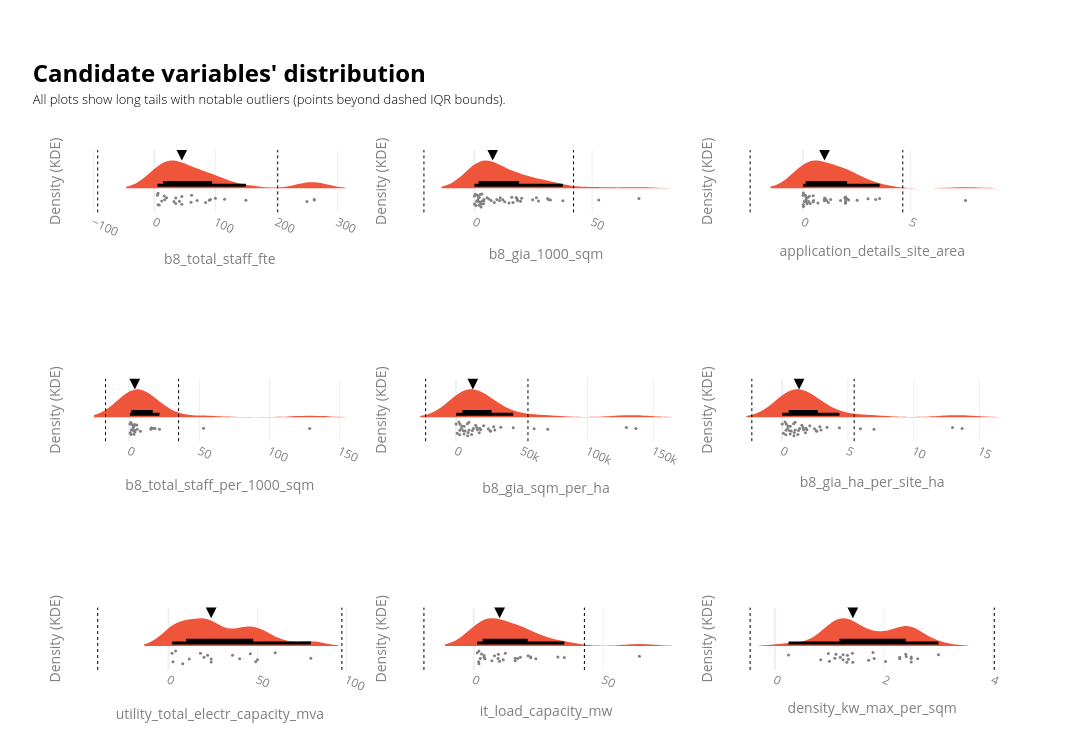

This figure's notebook cell:
### Markdown cell above
## Baseline modelling

### Code cell
cols_to_show = ['id', 'lpa_name', 'current_occupier'] + value_cols

df0 = data_ldn_exstg.copy()

n = len(value_cols)
ncols = 3
nrows = math.ceil(n / ncols)
base_color = px.colors.qualitative.Plotly[1]
fig = make_subplots(rows=nrows, cols=ncols, horizontal_spacing=0.05,vertical_spacing=0.32)
# _________________________________________________________________
# Violin plots
# _________________________________________________________________
for idx, value_col in enumerate(value_cols):
    r = idx // ncols + 1
    c = idx % ncols + 1
    df = df0.dropna(subset=[value_col]).copy()
    if df.empty:
        continue

    subset_customdata = df[cols_to_show].to_numpy()
    hovertemplate = "<br>".join([f"{col}: %{{customdata[{i}]}}" for i, col in enumerate(cols_to_show)])
    median_value = df[value_col].median()

    # # IQR bounds. Using the IQR, the outlier data points are the ones falling below Q1–1.5 IQR or above Q3 + 1.5 IQR: https://careerfoundry.com/en/blog/data-analytics/how-to-find-outliers/
    q1x, q3x = df[value_col].quantile([0.25, 0.75])
    iqrx = q3x - q1x
    low_x, high_x = q1x - 1.5 * iqrx, q3x + 1.5 * iqrx
    iqr_bounds = [low_x, high_x]

    # Auto bandwidth based on numeric range
    vmin, vmax = df[value_col].min(), df[value_col].max()
    rng = vmax - vmin
    if pd.isna(rng) or rng == 0:
        bw_bottom, bw_top = 1, 3
    else:
        bw_bottom = max(rng * 0.03, rng * 0.005)
        bw_top = max(rng * 0.10, rng * 0.02)

    fig.add_trace(go.Violin(
        x=df[value_col],orientation='h', side='positive', width=2, bandwidth=bw_top,line=dict(width=0),
        points="all",jitter=0.3, pointpos=-0.4, marker=dict(color='grey', size=3, opacity=1),
        box_visible=True, box_fillcolor='black', box_line=dict(color='black', width=3), box_width=0.2,
        fillcolor=base_color, showlegend=False, customdata=subset_customdata, hovertemplate=hovertemplate,
    ), row=r, col=c)
# _________________________________________________________________
# Helper elements
# _________________________________________________________________
    # IQR bounds
    for i, b in enumerate(iqr_bounds):
        fig.add_vline(x=b, line_width=1, line_dash="dot", line_color="black", row=r, col=c, showlegend=False)
        # invisible point just for hover
        fig.add_trace(go.Scatter(x=[b], y=[0],mode="markers", marker=dict(opacity=0),hovertemplate=f"IQR bound: {b:,.2f}<extra></extra>",showlegend=False,), row=r, col=c)

    # Median arrow
    fig.add_trace(go.Scatter(x=[median_value], mode='markers', marker=dict(symbol='arrow-down', color='black', size=12), showlegend=False,  hovertemplate="<br>".join([f"Median: {median_value}"])), row=r, col=c)
    
    # Style subplot axes
    fig.update_yaxes(showticklabels=False, title="Density (KDE)", ticks="", showgrid=False, zeroline=False, row=r, col=c)
    fig.update_xaxes(title_text=value_col, row=r, col=c)
    fig.update_xaxes(tickangle=25, tickfont=dict(color=labels_colour), title_font=dict(color=labels_colour))
    fig.update_yaxes(tickfont=dict(color=labels_colour), title_font=dict(color=labels_colour))

fig.update_layout(violinmode='overlay', width=1400, height=250 * nrows, template='plotly_white',
    title=dict(
        text=(
            f"<br><span style='font-size:24px; font-weight:bold; color:{notes_colour}; display:block; margin-bottom:2px;'>"
            "Candidate variables' distribution"
            "</span><br>"
            f"<span style='font-size:13px; font-weight:300; color:{notes_colour}; display:block; margin-bottom:0px;'>"
            "All plots show long tails with notable outliers (points beyond dashed IQR bounds)."
            "</span><br>"
        ),
        x=0.03, xanchor="left", y=0.92, yanchor="top",
    ),
    margin=dict(t=150),
)
fig.show()

### Figure 1 — Plotly figure (JSON) as saved in the notebook; plotly's stock layout.template omitted (floating-point values rounded to 4 significant figures; data arrays with more than 128 entries replaced by an {"elided": "..."} marker saying what was removed)
{"data": [{"bandwidth": 25.7, "box": {"fillcolor": "black", "line": {"color": "black", "width": 3}, "visible": true, "width": 0.2}, "customdata": {"elided": "26x12 mixed values"}, "fillcolor": "#EF553B", "hovertemplate": "id: %{customdata[0]}<br>lpa_name: %{customdata[1]}<br>current_occupier: %{customdata[2]}<br>b8_total_staff_fte: %{customdata[3]}<br>b8_gia_1000_sqm: %{customdata[4]}<br>application_details_site_area: %{customdata[5]}<br>b8_total_staff_per_1000_sqm: %{customdata[6]}<br>b8_gia_sqm_per_ha: %{customdata[7]}<br>b8_gia_ha_per_site_ha: %{customdata[8]}<br>utility_total_electr_capacity_mva: %{customdata[9]}<br>it_load_capacity_mw: %{customdata[10]}<br>density_kw_max_per_sqm: %{customdata[11]}", "jitter": 0.3, "line": {"width": 0}, "marker": {"color": "grey", "opacity": 1, "size": 3}, "orientation": "h", "pointpos": -0.4, "points": "all", "showlegend": false, "side": "positive", "type": "violin", "width": 2, "x": [262.0, 92.0, 35.0, 16.0, 100.0, 84.0, 90.0, 6.0, 60.0, 70.0, 45.0, 115.0, 262.0, 45.0, 250.0, 8.0, 12.0, 41.0, 61.0, 6.0, 17.0, 5.0, 35.0, 20.0, 32.0, 150.0], "xaxis": "x", "yaxis": "y"}, {"hovertemplate": "IQR bound: -92.88<extra></extra>", "marker": {"opacity": 0}, "mode": "markers", "showlegend": false, "type": "scatter", "x": [-92.88], "xaxis": "x", "y": [0], "yaxis": "y"}, {"hovertemplate": "IQR bound: 202.12<extra></extra>", "marker": {"opacity": 0}, "mode": "markers", "showlegend": false, "type": "scatter", "x": [202.1], "xaxis": "x", "y": [0], "yaxis": "y"}, {"hovertemplate": "Median: 45.0", "marker": {"color": "black", "size": 12, "symbol": "arrow-down"}, "mode": "markers", "showlegend": false, "type": "scatter", "x": [45], "xaxis": "x", "yaxis": "y"}, {"bandwidth": 6.98, "box": {"fillcolor": "black", "line": {"color": "black", "width": 3}, "visible": true, "width": 0.2}, "customdata": {"elided": "46x12 mixed values"}, "fillcolor": "#EF553B", "hovertemplate": "id: %{customdata[0]}<br>lpa_name: %{customdata[1]}<br>current_occupier: %{customdata[2]}<br>b8_total_staff_fte: %{customdata[3]}<br>b8_gia_1000_sqm: %{customdata[4]}<br>application_details_site_area: %{customdata[5]}<br>b8_total_staff_per_1000_sqm: %{customdata[6]}<br>b8_gia_sqm_per_ha: %{customdata[7]}<br>b8_gia_ha_per_site_ha: %{customdata[8]}<br>utility_total_electr_capacity_mva: %{customdata[9]}<br>it_load_capacity_mw: %{customdata[10]}<br>density_kw_max_per_sqm: %{customdata[11]}", "jitter": 0.3, "line": {"width": 0}, "marker": {"color": "grey", "opacity": 1, "size": 3}, "orientation": "h", "pointpos": -0.4, "points": "all", "showlegend": false, "side": "positive", "type": "violin", "width": 2, "x": [8.45, 2.4, 16.41, 27.22, 18.12, 3.9, 1.895, 12.08, 37.55, 1.517, 5.4, 6.2, 2.5, 4.0, 18.35, 69.83, 7.15, 26.34, 10.71, 11.0, 1.32, 2.9, 20.08, 2.037, 0.69, 2.85, 31.12, 2.041, 15.89, 12.9, 0.024, 14.73, 3.282, 0.49, 4.104, 3.198, 31.41, 9.553, 0.9259, 1.85, 32.3, 19.58, 17.79, 24.72, 52.8, 0.09], "xaxis": "x2", "yaxis": "y2"}, {"hovertemplate": "IQR bound: -21.38<extra></extra>", "marker": {"opacity": 0}, "mode": "markers", "showlegend": false, "type": "scatter", "x": [-21.38], "xaxis": "x2", "y": [0], "yaxis": "y2"}, {"hovertemplate": "IQR bound: 42.10<extra></extra>", "marker": {"opacity": 0}, "mode": "markers", "showlegend": false, "type": "scatter", "x": [42.1], "xaxis": "x2", "y": [0], "yaxis": "y2"}, {"hovertemplate": "Median: 7.8", "marker": {"color": "black", "size": 12, "symbol": "arrow-down"}, "mode": "markers", "showlegend": false, "type": "scatter", "x": [7.8], "xaxis": "x2", "yaxis": "y2"}, {"bandwidth": 0.7531, "box": {"fillcolor": "black", "line": {"color": "black", "width": 3}, "visible": true, "width": 0.2}, "customdata": {"elided": "40x12 mixed values"}, "fillcolor": "#EF553B", "hovertemplate": "id: %{customdata[0]}<br>lpa_name: %{customdata[1]}<br>current_occupier: %{customdata[2]}<br>b8_total_staff_fte: %{customdata[3]}<br>b8_gia_1000_sqm: %{customdata[4]}<br>application_details_site_area: %{customdata[5]}<br>b8_total_staff_per_1000_sqm: %{customdata[6]}<br>b8_gia_sqm_per_ha: %{customdata[7]}<br>b8_gia_ha_per_site_ha: %{customdata[8]}<br>utility_total_electr_capacity_mva: %{customdata[9]}<br>it_load_capacity_mw: %{customdata[10]}<br>density_kw_max_per_sqm: %{customdata[11]}", "jitter": 0.3, "line": {"width": 0}, "marker": {"color": "grey", "opacity": 1, "size": 3}, "orientation": "h", "pointpos": -0.4, "points": "all", "showlegend": false, "side": "positive", "type": "violin", "width": 2, "x": [0.194, 0.481, 2.05, 1.0, 1.949, 1.01, 2.12, 0.27, 1.98, 1.0, 2.518, 0.34, 3.02, 1.749, 3.56, 1.287, 0.7, 0.4812, 0.028, 0.303, 0.022, 1.181, 1.06, 0.217, 0.154, 0.4983, 1.1, 0.1128, 0.03, 0.17, 1.98, 3.377, 0.149, 0.0714, 1.98, 1.98, 1.98, 1.98, 7.54, 0.009], "xaxis": "x3", "yaxis": "y3"}, {"hovertemplate": "IQR bound: -2.44<extra></extra>", "marker": {"opacity": 0}, "mode": "markers", "showlegend": false, "type": "scatter", "x": [-2.442], "xaxis": "x3", "y": [0], "yaxis": "y3"}, {"hovertemplate": "IQR bound: 4.63<extra></extra>", "marker": {"opacity": 0}, "mode": "markers", "showlegend": false, "type": "scatter", "x": [4.633], "xaxis": "x3", "y": [0], "yaxis": "y3"}, {"hovertemplate": "Median: 1.005", "marker": {"color": "black", "size": 12, "symbol": "arrow-down"}, "mode": "markers", "showlegend": false, "type": "scatter", "x": [1.005], "xaxis": "x3", "yaxis": "y3"}, {"bandwidth": 12.81, "box": {"fillcolor": "black", "line": {"color": "black", "width": 3}, "visible": true, "width": 0.2}, "customdata": {"elided": "26x12 mixed values"}, "fillcolor": "#EF553B", "hovertemplate": "id: %{customdata[0]}<br>lpa_name: %{customdata[1]}<br>current_occupier: %{customdata[2]}<br>b8_total_staff_fte: %{customdata[3]}<br>b8_gia_1000_sqm: %{customdata[4]}<br>application_details_site_area: %{customdata[5]}<br>b8_total_staff_per_1000_sqm: %{customdata[6]}<br>b8_gia_sqm_per_ha: %{customdata[7]}<br>b8_gia_ha_per_site_ha: %{customdata[8]}<br>utility_total_electr_capacity_mva: %{customdata[9]}<br>it_load_capacity_mw: %{customdata[10]}<br>density_kw_max_per_sqm: %{customdata[11]}", "jitter": 0.3, "line": {"width": 0}, "marker": {"color": "grey", "opacity": 1, "size": 3}, "orientation": "h", "pointpos": -0.4, "points": "all", "showlegend": false, "side": "positive", "type": "violin", "width": 2, "x": [15.96, 3.38, 18.47, 1.325, 2.663, 1.203, 3.416, 0.5602, 5.455, 53.03, 15.52, 5.727, 128.6, 15.79, 8.034, 3.92, 0.755, 3.178, 4.142, 1.828, 4.142, 1.563, 3.664, 21.6, 17.3, 2.841], "xaxis": "x4", "yaxis": "y4"}, {"hovertemplate": "IQR bound: -16.81<extra></extra>", "marker": {"opacity": 0}, "mode": "markers", "showlegend": false, "type": "scatter", "x": [-16.81], "xaxis": "x4", "y": [0], "yaxis": "y4"}, {"hovertemplate": "IQR bound: 35.24<extra></extra>", "marker": {"opacity": 0}, "mode": "markers", "showlegend": false, "type": "scatter", "x": [35.24], "xaxis": "x4", "y": [0], "yaxis": "y4"}, {"hovertemplate": "Median: 4.030849622529016", "marker": {"color": "black", "size": 12, "symbol": "arrow-down"}, "mode": "markers", "showlegend": false, "type": "scatter", "x": [4.031], "xaxis": "x4", "yaxis": "y4"}, {"bandwidth": 13660.0, "box": {"fillcolor": "black", "line": {"color": "black", "width": 3}, "visible": true, "width": 0.2}, "customdata": {"elided": "38x12 mixed values"}, "fillcolor": "#EF553B", "hovertemplate": "id: %{customdata[0]}<br>lpa_name: %{customdata[1]}<br>current_occupier: %{customdata[2]}<br>b8_total_staff_fte: %{customdata[3]}<br>b8_gia_1000_sqm: %{customdata[4]}<br>application_details_site_area: %{customdata[5]}<br>b8_total_staff_per_1000_sqm: %{customdata[6]}<br>b8_gia_sqm_per_ha: %{customdata[7]}<br>b8_gia_ha_per_site_ha: %{customdata[8]}<br>utility_total_electr_capacity_mva: %{customdata[9]}<br>it_load_capacity_mw: %{customdata[10]}<br>density_kw_max_per_sqm: %{customdata[11]}", "jitter": 0.3, "line": {"width": 0}, "marker": {"color": "grey", "opacity": 1, "size": 3}, "orientation": "h", "pointpos": -0.4, "points": "all", "showlegend": false, "side": "positive", "type": "violin", "width": 2, "x": [43560.0, 34120.0, 13280.0, 18120.0, 972.3, 11960.0, 17710.0, 5619.0, 9270.0, 69830.0, 21030.0, 8724.0, 6123.0, 3090.0, 2253.0, 28690.0, 4232.0, 24640.0, 129500.0, 26350.0, 14990.0, 59450.0, 155.8, 29550.0, 2984.0, 4344.0, 136800.0, 18810.0, 15860.0, 2829.0, 6214.0, 25910.0, 16310.0, 9890.0, 8985.0, 12490.0, 7002.0, 10000.0], "xaxis": "x5", "yaxis": "y5"}, {"hovertemplate": "IQR bound: -23,024.86<extra></extra>", "marker": {"opacity": 0}, "mode": "markers", "showlegend": false, "type": "scatter", "x": [-23020.0], "xaxis": "x5", "y": [0], "yaxis": "y5"}, {"hovertemplate": "IQR bound: 54,764.50<extra></extra>", "marker": {"opacity": 0}, "mode": "markers", "showlegend": false, "type": "scatter", "x": [54760.0], "xaxis": "x5", "y": [0], "yaxis": "y5"}, {"hovertemplate": "Median: 12881.960827790095", "marker": {"color": "black", "size": 12, "symbol": "arrow-down"}, "mode": "markers", "showlegend": false, "type": "scatter", "x": [12880.0], "xaxis": "x5", "yaxis": "y5"}, {"bandwidth": 1.366, "box": {"fillcolor": "black", "line": {"color": "black", "width": 3}, "visible": true, "width": 0.2}, "customdata": {"elided": "38x12 mixed values"}, "fillcolor": "#EF553B", "hovertemplate": "id: %{customdata[0]}<br>lpa_name: %{customdata[1]}<br>current_occupier: %{customdata[2]}<br>b8_total_staff_fte: %{customdata[3]}<br>b8_gia_1000_sqm: %{customdata[4]}<br>application_details_site_area: %{customdata[5]}<br>b8_total_staff_per_1000_sqm: %{customdata[6]}<br>b8_gia_sqm_per_ha: %{customdata[7]}<br>b8_gia_ha_per_site_ha: %{customdata[8]}<br>utility_total_electr_capacity_mva: %{customdata[9]}<br>it_load_capacity_mw: %{customdata[10]}<br>density_kw_max_per_sqm: %{customdata[11]}", "jitter": 0.3, "line": {"width": 0}, "marker": {"color": "grey", "opacity": 1, "size": 3}, "orientation": "h", "pointpos": -0.4, "points": "all", "showlegend": false, "side": "positive", "type": "violin", "width": 2, "x": [4.356, 3.412, 1.328, 1.812, 0.09723, 1.196, 1.771, 0.5619, 0.927, 6.983, 2.103, 0.8724, 0.6123, 0.309, 0.2253, 2.869, 0.4232, 2.464, 12.95, 2.635, 1.499, 5.945, 0.01558, 2.955, 0.2984, 0.4344, 13.68, 1.881, 1.586, 0.2829, 0.6214, 2.591, 1.631, 0.989, 0.8985, 1.249, 0.7002, 1.0], "xaxis": "x6", "yaxis": "y6"}, {"hovertemplate": "IQR bound: -2.30<extra></extra>", "marker": {"opacity": 0}, "mode": "markers", "showlegend": false, "type": "scatter", "x": [-2.302], "xaxis": "x6", "y": [0], "yaxis": "y6"}, {"hovertemplate": "IQR bound: 5.48<extra></extra>", "marker": {"opacity": 0}, "mode": "markers", "showlegend": false, "type": "scatter", "x": [5.476], "xaxis": "x6", "y": [0], "yaxis": "y6"}, {"hovertemplate": "Median: 1.2881960827790095", "marker": {"color": "black", "size": 12, "symbol": "arrow-down"}, "mode": "markers", "showlegend": false, "type": "scatter", "x": [1.288], "xaxis": "x6", "yaxis": "y6"}, {"bandwidth": 7.8, "box": {"fillcolor": "black", "line": {"color": "black", "width": 3}, "visible": true, "width": 0.2}, "customdata": {"elided": "17x12 mixed values"}, "fillcolor": "#EF553B", "hovertemplate": "id: %{customdata[0]}<br>lpa_name: %{customdata[1]}<br>current_occupier: %{customdata[2]}<br>b8_total_staff_fte: %{customdata[3]}<br>b8_gia_1000_sqm: %{customdata[4]}<br>application_details_site_area: %{customdata[5]}<br>b8_total_staff_per_1000_sqm: %{customdata[6]}<br>b8_gia_sqm_per_ha: %{customdata[7]}<br>b8_gia_ha_per_site_ha: %{customdata[8]}<br>utility_total_electr_capacity_mva: %{customdata[9]}<br>it_load_capacity_mw: %{customdata[10]}<br>density_kw_max_per_sqm: %{customdata[11]}", "jitter": 0.3, "line": {"width": 0}, "marker": {"color": "grey", "opacity": 1, "size": 3}, "orientation": "h", "pointpos": -0.4, "points": "all", "showlegend": false, "side": "positive", "type": "violin", "width": 2, "x": [2.0, 22.0, 18.0, 4.0, 46.0, 60.0, 40.0, 8.0, 50.0, 11.7, 20.0, 2.5, 36.0, 49.0, 24.0, 24.0, 80.0], "xaxis": "x7", "yaxis": "y7"}, {"hovertemplate": "IQR bound: -39.75<extra></extra>", "marker": {"opacity": 0}, "mode": "markers", "showlegend": false, "type": "scatter", "x": [-39.75], "xaxis": "x7", "y": [0], "yaxis": "y7"}, {"hovertemplate": "IQR bound: 97.45<extra></extra>", "marker": {"opacity": 0}, "mode": "markers", "showlegend": false, "type": "scatter", "x": [97.45], "xaxis": "x7", "y": [0], "yaxis": "y7"}, {"hovertemplate": "Median: 24.0", "marker": {"color": "black", "size": 12, "symbol": "arrow-down"}, "mode": "markers", "showlegend": false, "type": "scatter", "x": [24], "xaxis": "x7", "yaxis": "y7"}, {"bandwidth": 6.265, "box": {"fillcolor": "black", "line": {"color": "black", "width": 3}, "visible": true, "width": 0.2}, "customdata": {"elided": "27x12 mixed values"}, "fillcolor": "#EF553B", "hovertemplate": "id: %{customdata[0]}<br>lpa_name: %{customdata[1]}<br>current_occupier: %{customdata[2]}<br>b8_total_staff_fte: %{customdata[3]}<br>b8_gia_1000_sqm: %{customdata[4]}<br>application_details_site_area: %{customdata[5]}<br>b8_total_staff_per_1000_sqm: %{customdata[6]}<br>b8_gia_sqm_per_ha: %{customdata[7]}<br>b8_gia_ha_per_site_ha: %{customdata[8]}<br>utility_total_electr_capacity_mva: %{customdata[9]}<br>it_load_capacity_mw: %{customdata[10]}<br>density_kw_max_per_sqm: %{customdata[11]}", "jitter": 0.3, "line": {"width": 0}, "marker": {"color": "grey", "opacity": 1, "size": 3}, "orientation": "h", "pointpos": -0.4, "points": "all", "showlegend": false, "side": "positive", "type": "violin", "width": 2, "x": [9.5, 2.0, 18.0, 3.0, 4.0, 11.4, 10.0, 1.9, 2.5, 22.0, 35.0, 4.0, 21.0, 22.0, 4.3, 8.0, 7.0, 2.0, 12.2, 17.0, 1.35, 24.0, 9.4, 32.5, 16.0, 16.0, 64.0], "xaxis": "x8", "yaxis": "y8"}, {"hovertemplate": "IQR bound: -19.25<extra></extra>", "marker": {"opacity": 0}, "mode": "markers", "showlegend": false, "type": "scatter", "x": [-19.25], "xaxis": "x8", "y": [0], "yaxis": "y8"}, {"hovertemplate": "IQR bound: 42.75<extra></extra>", "marker": {"opacity": 0}, "mode": "markers", "showlegend": false, "type": "scatter", "x": [42.75], "xaxis": "x8", "y": [0], "yaxis": "y8"}, {"hovertemplate": "Median: 10.0", "marker": {"color": "black", "size": 12, "symbol": "arrow-down"}, "mode": "markers", "showlegend": false, "type": "scatter", "x": [10], "xaxis": "x8", "yaxis": "y8"}, {"bandwidth": 0.275, "box": {"fillcolor": "black", "line": {"color": "black", "width": 3}, "visible": true, "width": 0.2}, "customdata": {"elided": "27x12 mixed values"}, "fillcolor": "#EF553B", "hovertemplate": "id: %{customdata[0]}<br>lpa_name: %{customdata[1]}<br>current_occupier: %{customdata[2]}<br>b8_total_staff_fte: %{customdata[3]}<br>b8_gia_1000_sqm: %{customdata[4]}<br>application_details_site_area: %{customdata[5]}<br>b8_total_staff_per_1000_sqm: %{customdata[6]}<br>b8_gia_sqm_per_ha: %{customdata[7]}<br>b8_gia_ha_per_site_ha: %{customdata[8]}<br>utility_total_electr_capacity_mva: %{customdata[9]}<br>it_load_capacity_mw: %{customdata[10]}<br>density_kw_max_per_sqm: %{customdata[11]}", "jitter": 0.3, "line": {"width": 0}, "marker": {"color": "grey", "opacity": 1, "size": 3}, "orientation": "h", "pointpos": -0.4, "points": "all", "showlegend": false, "side": "positive", "type": "violin", "width": 2, "x": [1.2, 1.33, 1.32, 0.25, 1.43, 2.5, 2.29, 1.25, 1.12, 3.0, 2.62, 0.84, 1.0, 2.41, 1.82, 1.8, 1.72, 1.25, 1.35, 2.03, 1.42, 1.1, 2.4, 0.98, 2.5, 2.29, 2.5], "xaxis": "x9", "yaxis": "y9"}, {"hovertemplate": "IQR bound: -0.45<extra></extra>", "marker": {"opacity": 0}, "mode": "markers", "showlegend": false, "type": "scatter", "x": [-0.455], "xaxis": "x9", "y": [0], "yaxis": "y9"}, {"hovertemplate": "IQR bound: 4.02<extra></extra>", "marker": {"opacity": 0}, "mode": "markers", "showlegend": false, "type": "scatter", "x": [4.025], "xaxis": "x9", "y": [0], "yaxis": "y9"}, {"hovertemplate": "Median: 1.43", "marker": {"color": "black", "size": 12, "symbol": "arrow-down"}, "mode": "markers", "showlegend": false, "type": "scatter", "x": [1.43], "xaxis": "x9", "yaxis": "y9"}], "layout": {"height": 750, "margin": {"t": 150}, "shapes": [{"line": {"color": "black", "dash": "dot", "width": 1}, "showlegend": false, "type": "line", "x0": -92.88, "x1": -92.88, "xref": "x", "y0": 0, "y1": 1, "yref": "y domain"}, {"line": {"color": "black", "dash": "dot", "width": 1}, "showlegend": false, "type": "line", "x0": 202.1, "x1": 202.1, "xref": "x", "y0": 0, "y1": 1, "yref": "y domain"}, {"line": {"color": "black", "dash": "dot", "width": 1}, "showlegend": false, "type": "line", "x0": -21.38, "x1": -21.38, "xref": "x2", "y0": 0, "y1": 1, "yref": "y2 domain"}, {"line": {"color": "black", "dash": "dot", "width": 1}, "showlegend": false, "type": "line", "x0": 42.1, "x1": 42.1, "xref": "x2", "y0": 0, "y1": 1, "yref": "y2 domain"}, {"line": {"color": "black", "dash": "dot", "width": 1}, "showlegend": false, "type": "line", "x0": -2.442, "x1": -2.442, "xref": "x3", "y0": 0, "y1": 1, "yref": "y3 domain"}, {"line": {"color": "black", "dash": "dot", "width": 1}, "showlegend": false, "type": "line", "x0": 4.633, "x1": 4.633, "xref": "x3", "y0": 0, "y1": 1, "yref": "y3 domain"}, {"line": {"color": "black", "dash": "dot", "width": 1}, "showlegend": false, "type": "line", "x0": -16.81, "x1": -16.81, "xref": "x4", "y0": 0, "y1": 1, "yref": "y4 domain"}, {"line": {"color": "black", "dash": "dot", "width": 1}, "showlegend": false, "type": "line", "x0": 35.24, "x1": 35.24, "xref": "x4", "y0": 0, "y1": 1, "yref": "y4 domain"}, {"line": {"color": "black", "dash": "dot", "width": 1}, "showlegend": false, "type": "line", "x0": -23020.0, "x1": -23020.0, "xref": "x5", "y0": 0, "y1": 1, "yref": "y5 domain"}, {"line": {"color": "black", "dash": "dot", "width": 1}, "showlegend": false, "type": "line", "x0": 54760.0, "x1": 54760.0, "xref": "x5", "y0": 0, "y1": 1, "yref": "y5 domain"}, {"line": {"color": "black", "dash": "dot", "width": 1}, "showlegend": false, "type": "line", "x0": -2.302, "x1": -2.302, "xref": "x6", "y0": 0, "y1": 1, "yref": "y6 domain"}, {"line": {"color": "black", "dash": "dot", "width": 1}, "showlegend": false, "type": "line", "x0": 5.476, "x1": 5.476, "xref": "x6", "y0": 0, "y1": 1, "yref": "y6 domain"}, {"line": {"color": "black", "dash": "dot", "width": 1}, "showlegend": false, "type": "line", "x0": -39.75, "x1": -39.75, "xref": "x7", "y0": 0, "y1": 1, "yref": "y7 domain"}, {"line": {"color": "black", "dash": "dot", "width": 1}, "showlegend": false, "type": "line", "x0": 97.45, "x1": 97.45, "xref": "x7", "y0": 0, "y1": 1, "yref": "y7 domain"}, {"line": {"color": "black", "dash": "dot", "width": 1}, "showlegend": false, "type": "line", "x0": -19.25, "x1": -19.25, "xref": "x8", "y0": 0, "y1": 1, "yref": "y8 domain"}, {"line": {"color": "black", "dash": "dot", "width": 1}, "showlegend": false, "type": "line", "x0": 42.75, "x1": 42.75, "xref": "x8", "y0": 0, "y1": 1, "yref": "y8 domain"}, {"line": {"color": "black", "dash": "dot", "width": 1}, "showlegend": false, "type": "line", "x0": -0.455, "x1": -0.455, "xref": "x9", "y0": 0, "y1": 1, "yref": "y9 domain"}, {"line": {"color": "black", "dash": "dot", "width": 1}, "showlegend": false, "type": "line", "x0": 4.025, "x1": 4.025, "xref": "x9", "y0": 0, "y1": 1, "yref": "y9 domain"}], "title": {"text": "<br><span style='font-size:24px; font-weight:bold; color:black; display:block; margin-bottom:2px;'>Candidate variables' distribution</span><br><span style='font-size:13px; font-weight:300; color:black; display:block; margin-bottom:0px;'>All plots show long tails with notable outliers (points beyond dashed IQR bounds).</span><br>", "x": 0.03, "xanchor": "left", "y": 0.92, "yanchor": "top"}, "violinmode": "overlay", "width": 1400, "xaxis": {"anchor": "y", "domain": [0, 0.3], "tickangle": 25, "tickfont": {"color": "grey"}, "title": {"font": {"color": "grey"}, "text": "b8_total_staff_fte"}}, "xaxis2": {"anchor": "y2", "domain": [0.35, 0.65], "tickangle": 25, "tickfont": {"color": "grey"}, "title": {"font": {"color": "grey"}, "text": "b8_gia_1000_sqm"}}, "xaxis3": {"anchor": "y3", "domain": [0.7, 1], "tickangle": 25, "tickfont": {"color": "grey"}, "title": {"font": {"color": "grey"}, "text": "application_details_site_area"}}, "xaxis4": {"anchor": "y4", "domain": [0, 0.3], "tickangle": 25, "tickfont": {"color": "grey"}, "title": {"font": {"color": "grey"}, "text": "b8_total_staff_per_1000_sqm"}}, "xaxis5": {"anchor": "y5", "domain": [0.35, 0.65], "tickangle": 25, "tickfont": {"color": "grey"}, "title": {"font": {"color": "grey"}, "text": "b8_gia_sqm_per_ha"}}, "xaxis6": {"anchor": "y6", "domain": [0.7, 1], "tickangle": 25, "tickfont": {"color": "grey"}, "title": {"font": {"color": "grey"}, "text": "b8_gia_ha_per_site_ha"}}, "xaxis7": {"anchor": "y7", "domain": [0, 0.3], "tickangle": 25, "tickfont": {"color": "grey"}, "title": {"font": {"color": "grey"}, "text": "utility_total_electr_capacity_mva"}}, "xaxis8": {"anchor": "y8", "domain": [0.35, 0.65], "tickangle": 25, "tickfont": {"color": "grey"}, "title": {"font": {"color": "grey"}, "text": "it_load_capacity_mw"}}, "xaxis9": {"anchor": "y9", "domain": [0.7, 1], "tickangle": 25, "tickfont": {"color": "grey"}, "title": {"font": {"color": "grey"}, "text": "density_kw_max_per_sqm"}}, "yaxis": {"anchor": "x", "domain": [0.88, 1], "showgrid": false, "showticklabels": false, "tickfont": {"color": "grey"}, "ticks": "", "title": {"font": {"color": "grey"}, "text": "Density (KDE)"}, "zeroline": false}, "yaxis2": {"anchor": "x2", "domain": [0.88, 1], "showgrid": false, "showticklabels": false, "tickfont": {"color": "grey"}, "ticks": "", "title": {"font": {"color": "grey"}, "text": "Density (KDE)"}, "zeroline": false}, "yaxis3": {"anchor": "x3", "domain": [0.88, 1], "showgrid": false, "showticklabels": false, "tickfont": {"color": "grey"}, "ticks": "", "title": {"font": {"color": "grey"}, "text": "Density (KDE)"}, "zeroline": false}, "yaxis4": {"anchor": "x4", "domain": [0.44, 0.56], "showgrid": false, "showticklabels": false, "tickfont": {"color": "grey"}, "ticks": "", "title": {"font": {"color": "grey"}, "text": "Density (KDE)"}, "zeroline": false}, "yaxis5": {"anchor": "x5", "domain": [0.44, 0.56], "showgrid": false, "showticklabels": false, "tickfont": {"color": "grey"}, "ticks": "", "title": {"font": {"color": "grey"}, "text": "Density (KDE)"}, "zeroline": false}, "yaxis6": {"anchor": "x6", "domain": [0.44, 0.56], "showgrid": false, "showticklabels": false, "tickfont": {"color": "grey"}, "ticks": "", "title": {"font": {"color": "grey"}, "text": "Density (KDE)"}, "zeroline": false}, "yaxis7": {"anchor": "x7", "domain": [0, 0.12], "showgrid": false, "showticklabels": false, "tickfont": {"color": "grey"}, "ticks": "", "title": {"font": {"color": "grey"}, "text": "Density (KDE)"}, "zeroline": false}, "yaxis8": {"anchor": "x8", "domain": [0, 0.12], "showgrid": false, "showticklabels": false, "tickfont": {"color": "grey"}, "ticks": "", "title": {"font": {"color": "grey"}, "text": "Density (KDE)"}, "zeroline": false}, "yaxis9": {"anchor": "x9", "domain": [0, 0.12], "showgrid": false, "showticklabels": false, "tickfont": {"color": "grey"}, "ticks": "", "title": {"font": {"color": "grey"}, "text": "Density (KDE)"}, "zeroline": false}}}
